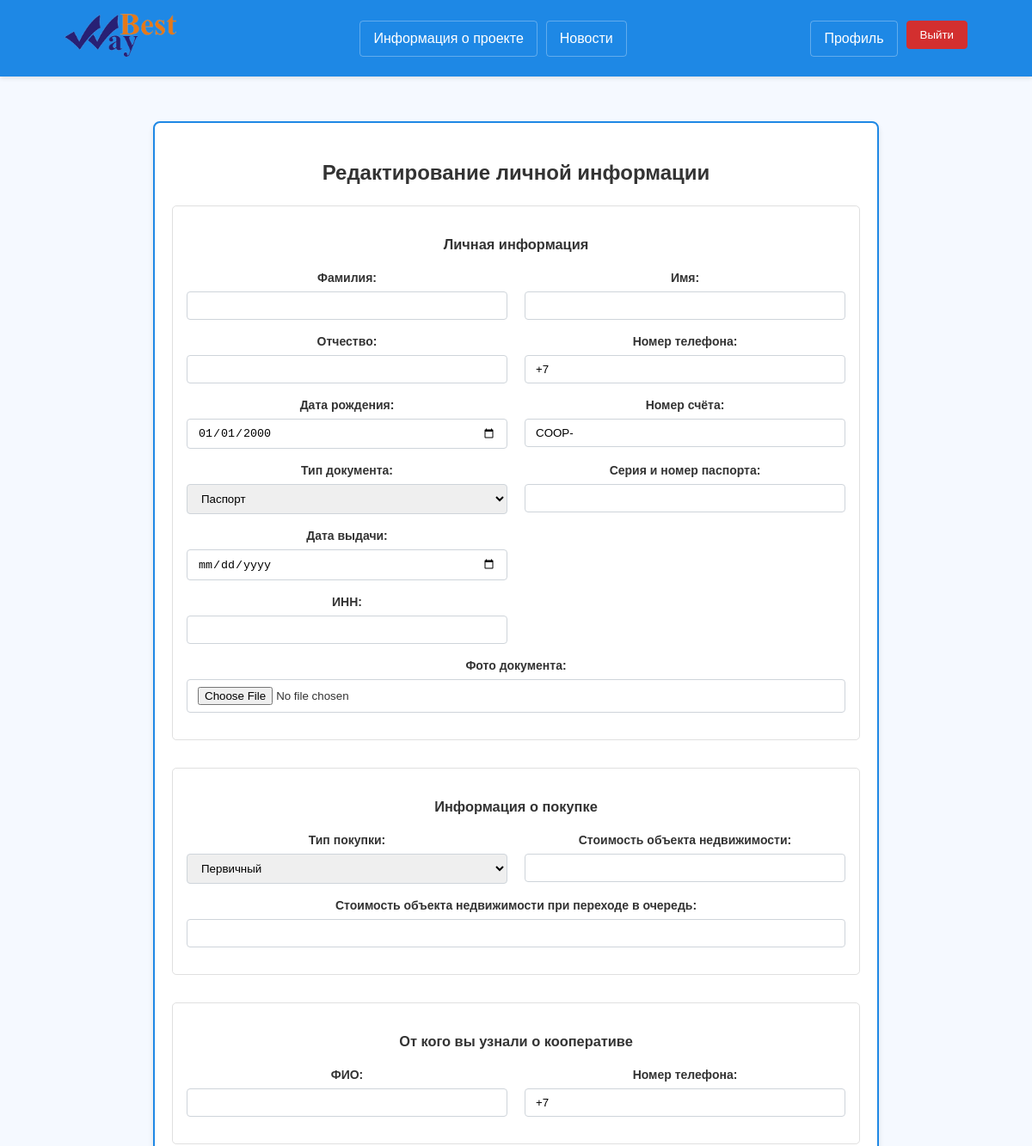
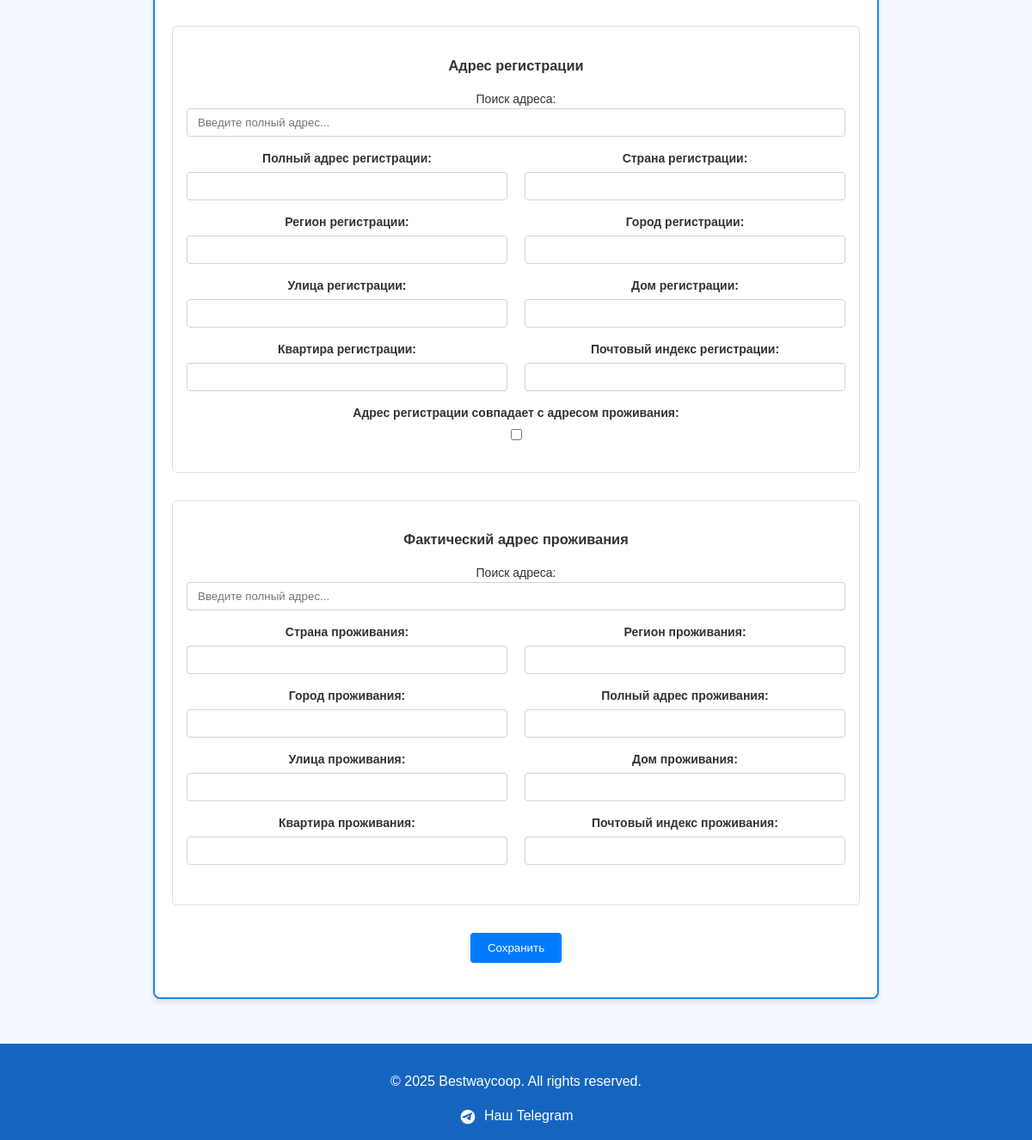
/personal_account/admin/profile_edit (signed in), run on the app's committed database (2 pictures, top to bottom).
### personal_account/models.py (models this page shows, shortened)
class Profile(models.Model):
    DOCUMENT_CHOICES = [
        ('Паспорт', 'Паспорт'),
    ]
    PURCHASE_CHOICES = [
        ('Первичный', 'Первичный'),
        ('Вторичный', 'Вторичный'),
    ]
    user = models.OneToOneField(User, on_delete=models.CASCADE)
    surname = models.CharField( max_length=30,
                                verbose_name='Отчество',
                                default='',
                                blank=True,
                                validators=[RegexValidator(r'^[а-яА-ЯёЁ]+$', 'Отчество может содержать только русские буквы')]
                                )
    phone = models.CharField(max_length=12,
                             verbose_name='Номер телефона',
                             blank=True,
                             default='',
                             validators=[validate_phone]
                             )
    agree_to_terms = models.BooleanField(verbose_name='Согдасие на обработку данных',
                                         null=True,
                                         default=True
                                         )
    document_type = models.CharField(max_length=20,
                                     verbose_name='Документ',
                                     choices=DOCUMENT_CHOICES, default='Паспорт',
                                     )
    id_document = models.CharField(max_length=11,
                                   verbose_name='Серия и номер паспорта',
                                   blank=True,
                                   default='',
                                   validators=[validate_passport])
    inn = models.CharField(max_length=12,
                           verbose_name='ИНН',
                           blank=True,
                           default='',
                           validators=[validate_inn]
                           )
    type_of_purchase = models.CharField(max_length=10,
                                        verbose_name='Тип покупки',
                                        choices=PURCHASE_CHOICES,
                                        default='Первичный')
    price = models.CharField(max_length=12,
                             verbose_name='Стоимость объекта недвижимости',
                             blank=True,
                             default='',
                             validators=[validate_price])
    price_in_queue = models.CharField(max_length=12,
                                      verbose_name='Стоимость объекта при переходе в очередь',
                                      blank=True,
                                      default='',
                                      validators=[validate_price])
    birth_date = models.DateField(max_length=10,
                                  verbose_name='Дата рождения',
                                  blank=True,
                                  null=True,
                                  default=None)
    date_of_issue = models.DateField(max_length=10,
                                     verbose_name='Дата выдачи',
                                     blank=True,
                                     null=True,
                                     default=None)
    id_coor = models.CharField(max_length=24,
                               verbose_name='Номер счёта',
                               blank=True,
                               default='',
                               validators=[RegexValidator(r'^[0-9A-Za-z-]+$', 'Номер счёта может содержать только цифры и латинские буквы и дефис')])
    parther_name = models.CharField(max_length=60,
                                    verbose_name='Фамилия и имя партнёра',
                                    blank=True,
                                    default='',
                                    validators=[RegexValidator(r'^[а-яА-ЯёЁ\s]+$', 'ФИО партнёра может содержать только русские буквы и пробелы')])
    parther_phone = models.CharField(max_length=12,
                                     verbose_name='Номер телефона',
                                     blank=True,
                                     default='',
                                     validators=[validate_phone])
    document_photo = models.ImageField(
                                    upload_to=profile_doc_upload_path,
                                    verbose_name="Фото документа",
                                    null=True,
                                    blank=True,
                                    default='',
                                    validators=[clean_document_photo]
                                    )
    can_edit = models.BooleanField(
        default=True,
        verbose_name="Разрешено редактирование"
    )
    history = HistoricalRecords()

class Profile_address(models.Model):
    user = models.OneToOneField(User, on_delete=models.CASCADE, primary_key=True, related_name='profile_address')
    reg_country = models.CharField(max_length=50, verbose_name='Страна', default='')
    reg_region = models.CharField(max_length=50, verbose_name='Регион', default='')
    reg_city = models.CharField(max_length=30, verbose_name='Город', default='')
    reg_address = models.CharField(max_length=100, verbose_name='Адрес', default='')
    reg_street = models.CharField(max_length=50, verbose_name='Улица', default='')
    reg_house = models.CharField(max_length=20, verbose_name='Дом', default='')
    reg_apartament = models.CharField(max_length=20, verbose_name='Квартира', default='')
    reg_postal_code = models.CharField(max_length=6,
                                       verbose_name='Почтовый индекс',
                                       default='',
                                       validators=[validate_postal_code])
    is_approved = models.BooleanField(max_length=5, verbose_name='Подтверждение', null=True, default=False)
    act_country = models.CharField(max_length=50, verbose_name='Страна', default='')
    act_region = models.CharField(max_length=50, verbose_name='Регион', default='')
    act_city = models.CharField(max_length=30, verbose_name='Город', default='')
    act_address = models.CharField(max_length=100, verbose_name='Адрес', default='')
    act_street = models.CharField(max_length=50, verbose_name='Улица', default='')
    act_house = models.CharField(max_length=20, verbose_name='Дом', default='')
    act_apartament = models.CharField(max_length=20, verbose_name='Квартира', default='')
    act_postal_code = models.CharField(max_length=6,
                                       verbose_name='Почтовый индекс',
                                       default='',
                                       validators=[validate_postal_code])

### personal_account/views.py (the view, shortened to what this page needs)
# urls.py: path('<str:username>/profile_edit', views.ProfileUpdateView.as_view(), name='profile_edit'),
class ProfileUpdateView(LoginRequiredMixin, UpdateView):
    model = Profile
    form_class = ProfileUpdateForm
    template_name = 'personal_account/profile_edit.html'
    def get_object(self, queryset=None):
        return self.request.user.profile
    def dispatch(self, request, *args, **kwargs):
        profile = self.get_object()
        if not profile.can_edit:
            messages.error(request, "Редактирование заблокировано. Обратитесь к администратору.")
            return redirect("personal_account:user_profile", username=request.user.username)
        return super().dispatch(request, *args, **kwargs)
    def get_context_data(self, **kwargs):
        context = super().get_context_data(**kwargs)
        try:
            address = self.request.user.profile_address
        except Profile_address.DoesNotExist:
            address = Profile_address(user=self.request.user)
        if 'address_form' not in context:
            context['address_form'] = ProfileAddressForm(instance=address)
        return context
    def get_initial(self):
        initial = super().get_initial()
        user = self.request.user
        initial['first_name'] = user.first_name
        initial['last_name'] = user.last_name
        return initial

### templates/personal_account/profile_edit.html (shortened to what this page needs)
{% extends "base.html" %}
{% block content %}
    <div class="banner">
        <h2>Редактирование личной информации</h2>
        <form method="post" enctype="multipart/form-data">
            <div class="form-section">
                <h3>Личная информация</h3>
                <div class="form-row">
                    <div class="form-group">
                        {{ form.last_name.label_tag }}
                        {{ form.last_name }}
                    </div>
                    <div class="form-group">
                        {{ form.first_name.label_tag }}
                        {{ form.first_name }}
                    </div>
                    <div class="form-group">
                        {{ form.surname.label_tag }}
                        {{ form.surname }}
                    </div>
                    <div class="form-group">
                        {{ form.phone.label_tag }}
                        {{ form.phone }}
                    </div>
                    <div class="form-group">
                        {{ form.birth_date.label_tag }}
                        {{ form.birth_date }}
                    </div>
                    <div class="form-group">
                        {{ form.id_coor.label_tag }}
                        {{ form.id_coor }}
                    </div>
                    <div class="form-group">
                        {{ form.document_type.label_tag }}
                        {{ form.document_type }}
                    </div>
                    <div class="form-group">
                        {{ form.id_document.label_tag }}
                        {{ form.id_document }}
                    </div>
                    <div class="form-group">
                        {{ form.date_of_issue.label_tag }}
                        {{ form.date_of_issue }}
                    </div>
                    <div class="form-group">
                    </div>
                    <div class="form-group">
                        {{ form.inn.label_tag }}
                        {{ form.inn }}
                    </div>
                    <div class="form-group">
                    </div>
                    <div class="form-group">
                        {{ form.document_photo.label_tag }}
                        {{ form.document_photo }}
                    </div>
                </div>
            </div>
            <div class="form-section">
                <h3>Информация о покупке</h3>
                <div class="form-row">
                    <div class="form-group">
                        {{ form.type_of_purchase.label_tag }}
                        {{ form.type_of_purchase }}
                    </div>
                    <div class="form-group">
                        {{ form.price.label_tag }}
                        {{ form.price }}
                    </div>
                    <div class="form-group">
                        {{ form.price_in_queue.label_tag }}
                        {{ form.price_in_queue }}
                    </div>
                </div>
            </div>
            <div class="form-section">
                <h3>От кого вы узнали о кооперативе</h3>
                <div class="form-row">
                    <div class="form-group">
                        {{ form.parther_name.label_tag }}
                        {{ form.parther_name }}
                    </div>
                    <div class="form-group">
                        {{ form.parther_phone.label_tag }}
                        {{ form.parther_phone }}
                    </div>
                </div>
            </div>
            <div class="form-section">
                <h3>Адрес регистрации</h3>
                <div class="form-row">
                    <div class="form-group_wide">
                        <label>Поиск адреса:</label>
                        <input type="text" id="reg-address-search" class="form-control" placeholder="Введите полный адрес...">
                    </div>
                    <div class="form-group">
                        {{ address_form.reg_address.label_tag }}
                        {{ address_form.reg_address }}
                    </div>
                    <div class="form-group">
                        {{ address_form.reg_country.label_tag }}
                        {{ address_form.reg_country }}
                    </div>
                    <div class="form-group">
                        {{ address_form.reg_region.label_tag }}
                        {{ address_form.reg_region }}
                    </div>
                    <div class="form-group">
                        {{ address_form.reg_city.label_tag }}
                        {{ address_form.reg_city }}
                    </div>
                    <div class="form-group">
                        {{ address_form.reg_street.label_tag }}
                        {{ address_form.reg_street }}
                    </div>
                    <div class="form-group">
                        {{ address_form.reg_house.label_tag }}
                        {{ address_form.reg_house }}
                    </div>
                    <div class="form-group">
                        {{ address_form.reg_apartament.label_tag }}
                        {{ address_form.reg_apartament }}
                    </div>
                    <div class="form-group">
                        {{ address_form.reg_postal_code.label_tag }}
                        {{ address_form.reg_postal_code }}
                    </div>
                    <div class="form-group">
                        {{ address_form.is_approved.label_tag }}
                        {{ address_form.is_approved }}
                    </div>
                </div>
            </div>
            <div class="form-section" id="actualAddressSection" style="display: none;">
                <h3>Фактический адрес проживания</h3>
                <div class="form-row">
                    <div class="form-group_wide">
                        <label>Поиск адреса:</label>
                        <input type="text" id="act-address-search" class="form-control" placeholder="Введите полный адрес...">
                    </div>
                    <div class="form-group">
                        {{ address_form.act_country.label_tag }}
                        {{ address_form.act_country }}
                    </div>
                    <div class="form-group">
                        {{ address_form.act_region.label_tag }}
                        {{ address_form.act_region }}
                    </div>
                    <div class="form-group">
                        {{ address_form.act_city.label_tag }}
                        {{ address_form.act_city }}
                    </div>
                    <div class="form-group">
                        {{ address_form.act_address.label_tag }}
                        {{ address_form.act_address }}
                    </div>
                    <div class="form-group">
                        {{ address_form.act_street.label_tag }}
                        {{ address_form.act_street }}
                    </div>
                    <div class="form-group">
                        {{ address_form.act_house.label_tag }}
                        {{ address_form.act_house }}
                    </div>
                    <div class="form-group">
                        {{ address_form.act_apartament.label_tag }}
                        {{ address_form.act_apartament }}
                    </div>
                    <div class="form-group">
                        {{ address_form.act_postal_code.label_tag }}
                        {{ address_form.act_postal_code }}
                    </div>
                </div>
            </div>
            <button type="submit" class="btn btn-primary">Сохранить</button>
        </form>
    </div>
    <link href="https://cdn.jsdelivr.net/npm/suggestions-jquery@20.3.0/dist/css/suggestions.min.css" rel="stylesheet" />
{% endblock content %}

### data on the page
Profile: phone "+7", birth_date "01/01/2000", id_coor "COOP-", document_type "Паспорт", type_of_purchase "Первичный", parther_phone "+7"

### other printed values
{{ address_form.reg_address.label_tag }} "Полный адрес регистрации:"
{{ address_form.reg_country.label_tag }} "Страна регистрации:"
{{ address_form.reg_region.label_tag }} "Регион регистрации:"
{{ address_form.reg_city.label_tag }} "Город регистрации:"
{{ address_form.reg_street.label_tag }} "Улица регистрации:"
{{ address_form.reg_house.label_tag }} "Дом регистрации:"
{{ address_form.reg_apartament.label_tag }} "Квартира регистрации:"
{{ address_form.reg_postal_code.label_tag }} "Почтовый индекс регистрации:"
{{ address_form.is_approved.label_tag }} "Адрес регистрации совпадает с адресом проживания:"
{{ address_form.act_country.label_tag }} "Страна проживания:"
{{ address_form.act_region.label_tag }} "Регион проживания:"
{{ address_form.act_city.label_tag }} "Город проживания:"
{{ address_form.act_address.label_tag }} "Полный адрес проживания:"
{{ address_form.act_street.label_tag }} "Улица проживания:"
{{ address_form.act_house.label_tag }} "Дом проживания:"
